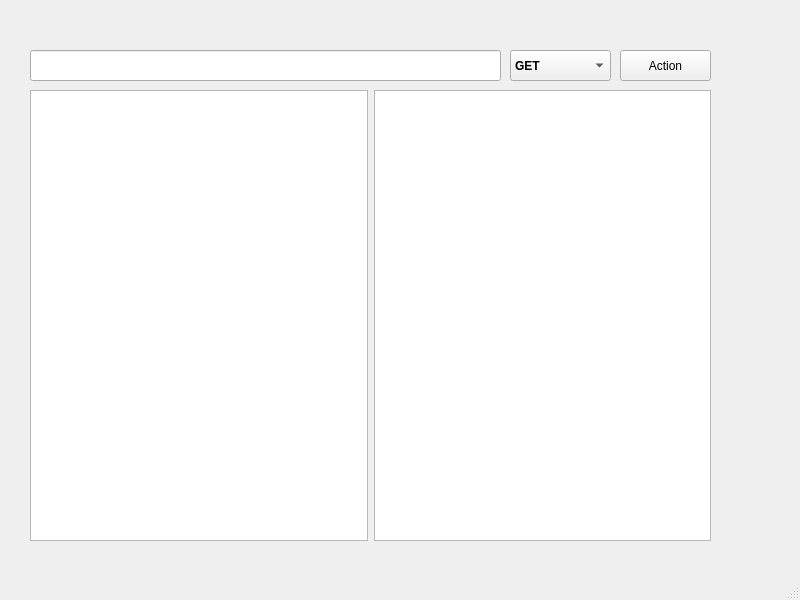
<?xml version="1.0" encoding="UTF-8"?>
<ui version="4.0">
 <class>MainWindow</class>
 <widget class="QMainWindow" name="MainWindow">
  <property name="geometry">
   <rect>
    <x>0</x>
    <y>0</y>
    <width>800</width>
    <height>600</height>
   </rect>
  </property>
  <property name="windowTitle">
   <string>MainWindow</string>
  </property>
  <widget class="QWidget" name="centralwidget">
   <widget class="QLineEdit" name="lineEdit">
    <property name="geometry">
     <rect>
      <x>30</x>
      <y>50</y>
      <width>471</width>
      <height>31</height>
     </rect>
    </property>
   </widget>
   <widget class="QComboBox" name="comboBox">
    <property name="geometry">
     <rect>
      <x>510</x>
      <y>50</y>
      <width>101</width>
      <height>31</height>
     </rect>
    </property>
    <property name="font">
     <font>
      <pointsize>9</pointsize>
      <bold>true</bold>
     </font>
    </property>
    <item>
     <property name="text">
      <string>GET</string>
     </property>
    </item>
    <item>
     <property name="text">
      <string>POST</string>
     </property>
    </item>
    <item>
     <property name="text">
      <string>PUT</string>
     </property>
    </item>
    <item>
     <property name="text">
      <string>PATCH</string>
     </property>
    </item>
    <item>
     <property name="text">
      <string>DELETE</string>
     </property>
    </item>
   </widget>
   <widget class="QPushButton" name="pushButton">
    <property name="geometry">
     <rect>
      <x>620</x>
      <y>50</y>
      <width>91</width>
      <height>31</height>
     </rect>
    </property>
    <property name="font">
     <font>
      <pointsize>9</pointsize>
     </font>
    </property>
    <property name="text">
     <string>Action</string>
    </property>
   </widget>
   <widget class="QWidget" name="horizontalLayoutWidget">
    <property name="geometry">
     <rect>
      <x>30</x>
      <y>90</y>
      <width>681</width>
      <height>451</height>
     </rect>
    </property>
    <layout class="QHBoxLayout" name="horizontalLayout">
     <item>
      <widget class="QTextEdit" name="textEdit"/>
     </item>
     <item>
      <widget class="QTextBrowser" name="textBrowser"/>
     </item>
    </layout>
   </widget>
  </widget>
  <widget class="QMenuBar" name="menubar">
   <property name="geometry">
    <rect>
     <x>0</x>
     <y>0</y>
     <width>800</width>
     <height>22</height>
    </rect>
   </property>
  </widget>
  <widget class="QStatusBar" name="statusbar"/>
 </widget>
 <resources/>
 <connections/>
</ui>
